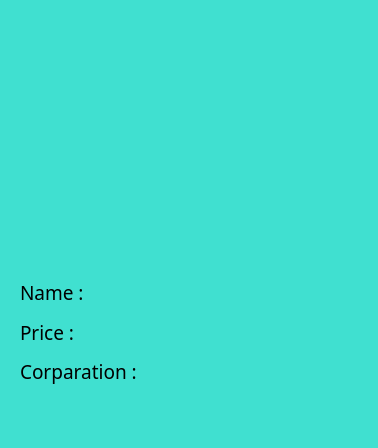
<?xml version="1.0" encoding="UTF-8"?>
<ui version="4.0">
 <class>productshow</class>
 <widget class="QDialog" name="productshow">
  <property name="geometry">
   <rect>
    <x>0</x>
    <y>0</y>
    <width>378</width>
    <height>448</height>
   </rect>
  </property>
  <property name="windowTitle">
   <string>Dialog</string>
  </property>
  <property name="styleSheet">
   <string notr="true">background-color:rgb(64,224,208)</string>
  </property>
  <layout class="QGridLayout" name="gridLayout_3">
   <item row="1" column="0" colspan="2">
    <widget class="QWidget" name="gridWidget" native="true">
     <layout class="QGridLayout" name="gridLayout">
      <item row="1" column="1">
       <widget class="QLabel" name="showname">
        <property name="font">
         <font>
          <family>Kristen ITC</family>
          <pointsize>14</pointsize>
         </font>
        </property>
        <property name="text">
         <string/>
        </property>
       </widget>
      </item>
      <item row="3" column="1">
       <widget class="QLabel" name="showcorp">
        <property name="font">
         <font>
          <family>Kristen ITC</family>
          <pointsize>14</pointsize>
         </font>
        </property>
        <property name="text">
         <string/>
        </property>
       </widget>
      </item>
      <item row="3" column="0">
       <widget class="QLabel" name="label_4">
        <property name="font">
         <font>
          <family>Kristen ITC</family>
          <pointsize>14</pointsize>
         </font>
        </property>
        <property name="text">
         <string>Corparation :</string>
        </property>
       </widget>
      </item>
      <item row="0" column="0">
       <spacer name="verticalSpacer">
        <property name="orientation">
         <enum>Qt::Vertical</enum>
        </property>
        <property name="sizeType">
         <enum>QSizePolicy::Preferred</enum>
        </property>
        <property name="sizeHint" stdset="0">
         <size>
          <width>20</width>
          <height>40</height>
         </size>
        </property>
       </spacer>
      </item>
      <item row="1" column="0">
       <widget class="QLabel" name="label_2">
        <property name="font">
         <font>
          <family>Kristen ITC</family>
          <pointsize>14</pointsize>
         </font>
        </property>
        <property name="text">
         <string>Name :</string>
        </property>
       </widget>
      </item>
      <item row="2" column="0">
       <widget class="QLabel" name="label_3">
        <property name="font">
         <font>
          <family>Kristen ITC</family>
          <pointsize>14</pointsize>
         </font>
        </property>
        <property name="text">
         <string>Price :</string>
        </property>
       </widget>
      </item>
      <item row="2" column="1">
       <widget class="QLabel" name="showprice">
        <property name="font">
         <font>
          <family>Kristen ITC</family>
          <pointsize>14</pointsize>
         </font>
        </property>
        <property name="text">
         <string/>
        </property>
       </widget>
      </item>
      <item row="4" column="0">
       <spacer name="verticalSpacer_2">
        <property name="orientation">
         <enum>Qt::Vertical</enum>
        </property>
        <property name="sizeType">
         <enum>QSizePolicy::Preferred</enum>
        </property>
        <property name="sizeHint" stdset="0">
         <size>
          <width>20</width>
          <height>40</height>
         </size>
        </property>
       </spacer>
      </item>
     </layout>
    </widget>
   </item>
   <item row="0" column="0" colspan="2">
    <widget class="QLabel" name="showpicture">
     <property name="text">
      <string/>
     </property>
    </widget>
   </item>
  </layout>
 </widget>
 <resources/>
 <connections/>
</ui>
